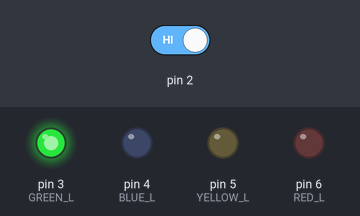
A sketch run on a simulated Arduino Uno, built with avr-gcc and run on an emulated ATmega328P. On the bench: output pins drawn as LEDs (lit = HIGH). Dashed ring = blinking. Inputs (shaded band) come from the test bench; at power-on: pin 2 HIGH.

Above: at 6.8 s.
6.9 s: pin 2 driven LOW
At 7.12 s:
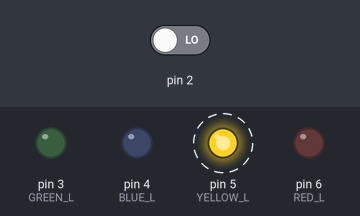
At 10.4 s:
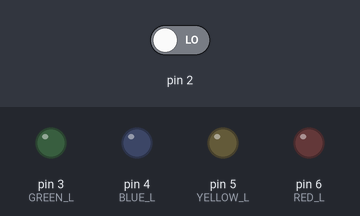
10.8 s: pin 2 driven HIGH
At 12.4 s:
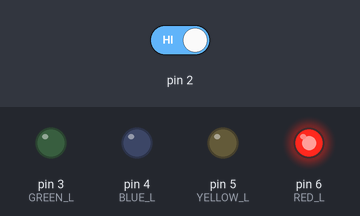
Timing chart, 0 to 22.3 s (numbered marks = the images above; inputs shaded):
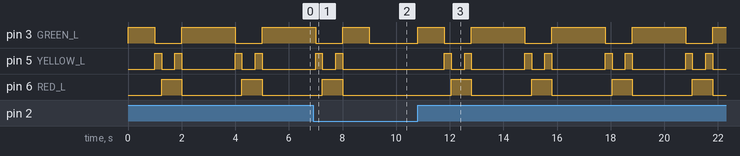

The sketch:

blinking_lights.ino
```cpp
// Button handling
int switchState = 0;
int GREEN_L = 3;
int RED_L = 6;
int YELLOW_L = 5;
int BLUE_L = 4;

// Set States
void blinky(int green_state, int red_state, int blue_state, int yellow_state, int delay_ms) {
    digitalWrite(GREEN_L, green_state);
    digitalWrite(RED_L, red_state);
    digitalWrite(BLUE_L, blue_state);
    digitalWrite(YELLOW_L, yellow_state);
    delay(delay_ms);
  }

void setup() {
  pinMode(GREEN_L, OUTPUT);
  pinMode(RED_L, OUTPUT);
  pinMode(BLUE_L, OUTPUT);
  pinMode(YELLOW_L, OUTPUT);
  pinMode(2, INPUT);
}

void loop() {
  // Read the button state
  switchState = digitalRead(2);

  if (switchState == LOW) {
    // button not pressed
    digitalWrite(3, LOW);
    digitalWrite(4, LOW);
    digitalWrite(5, LOW);
    digitalWrite(6, LOW);
  } else {
    blinky(HIGH, LOW, LOW, LOW, 1000);
    blinky(LOW, LOW, LOW, HIGH, 250);
    blinky(LOW, HIGH, LOW, LOW, 500);
    blinky(LOW, HIGH, LOW, HIGH, 250);
    blinky(HIGH, LOW, LOW, LOW, 1000);

    //blinky(LOW, LOW, HIGH, LOW, 250);

  }
}
```

Measured:
- after the input at 6.9 s, pin 5 (YELLOW_L), pin 6 (RED_L): goes on until 8.0 s, then stays LOW
- after the input at 10.8 s, pin 3 (GREEN_L): LOW → HIGH at once, then repeats every 3.0 s: LOW 1.0 s, HIGH 2.0 s; pin 5 (YELLOW_L): LOW → HIGH after 1.0 s, then repeats every 3.0 s: LOW 0.50 s, HIGH 0.25 s, LOW 2.0 s, HIGH 0.25 s; pin 6 (RED_L): alternates HIGH for 0.75 s and LOW for 2.3 s, starting after 1.3 s
- by itself, pin 6 (RED_L): alternates HIGH for 0.75 s and LOW for 2.3 s
